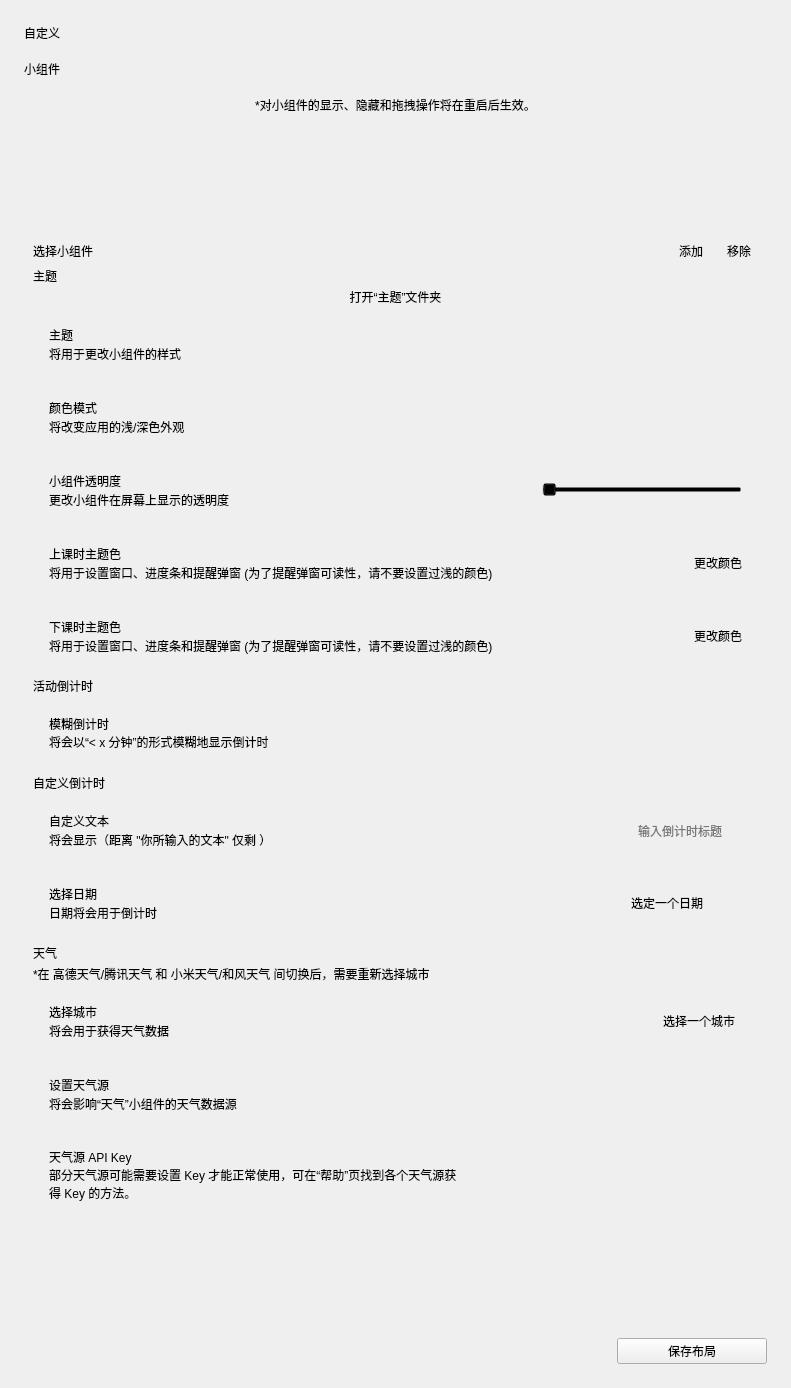
<?xml version="1.0" encoding="UTF-8"?>
<ui version="4.0">
 <class>Form</class>
 <widget class="QWidget" name="Form">
  <property name="geometry">
   <rect>
    <x>0</x>
    <y>0</y>
    <width>791</width>
    <height>1388</height>
   </rect>
  </property>
  <property name="windowTitle">
   <string>Form</string>
  </property>
  <layout class="QVBoxLayout" name="verticalLayout_2">
   <property name="spacing">
    <number>18</number>
   </property>
   <property name="leftMargin">
    <number>24</number>
   </property>
   <property name="topMargin">
    <number>24</number>
   </property>
   <property name="rightMargin">
    <number>24</number>
   </property>
   <property name="bottomMargin">
    <number>24</number>
   </property>
   <item>
    <widget class="TitleLabel" name="TitleLabel">
     <property name="text">
      <string>自定义</string>
     </property>
    </widget>
   </item>
   <item>
    <widget class="SubtitleLabel" name="SubtitleLabel">
     <property name="text">
      <string>小组件</string>
     </property>
    </widget>
   </item>
   <item>
    <layout class="QHBoxLayout" name="widgets_preview">
     <property name="spacing">
      <number>0</number>
     </property>
     <property name="sizeConstraint">
      <enum>QLayout::SetFixedSize</enum>
     </property>
    </layout>
   </item>
   <item>
    <widget class="CaptionLabel" name="CaptionLabel_3">
     <property name="text">
      <string>*对小组件的显示、隐藏和拖拽操作将在重启后生效。</string>
     </property>
     <property name="alignment">
      <set>Qt::AlignCenter</set>
     </property>
     <property name="wordWrap">
      <bool>true</bool>
     </property>
    </widget>
   </item>
   <item>
    <widget class="SmoothScrollArea" name="SmoothScrollArea">
     <property name="styleSheet">
      <string notr="true">background: transparent; border: none</string>
     </property>
     <property name="widgetResizable">
      <bool>true</bool>
     </property>
     <widget class="QWidget" name="scrollAreaWidgetContents">
      <property name="geometry">
       <rect>
        <x>0</x>
        <y>0</y>
        <width>743</width>
        <height>1187</height>
       </rect>
      </property>
      <layout class="QVBoxLayout" name="verticalLayout_9">
       <item>
        <widget class="ListWidget" name="widgets_list">
         <property name="sizePolicy">
          <sizepolicy hsizetype="Expanding" vsizetype="MinimumExpanding">
           <horstretch>0</horstretch>
           <verstretch>0</verstretch>
          </sizepolicy>
         </property>
         <property name="sizeAdjustPolicy">
          <enum>QAbstractScrollArea::AdjustToContents</enum>
         </property>
         <property name="dragDropMode">
          <enum>QAbstractItemView::DragDrop</enum>
         </property>
         <property name="defaultDropAction">
          <enum>Qt::MoveAction</enum>
         </property>
        </widget>
       </item>
       <item>
        <layout class="QHBoxLayout" name="horizontalLayout_3">
         <property name="spacing">
          <number>10</number>
         </property>
         <item>
          <widget class="BodyLabel" name="BodyLabel">
           <property name="sizePolicy">
            <sizepolicy hsizetype="Maximum" vsizetype="Preferred">
             <horstretch>0</horstretch>
             <verstretch>0</verstretch>
            </sizepolicy>
           </property>
           <property name="text">
            <string>选择小组件</string>
           </property>
          </widget>
         </item>
         <item>
          <widget class="ComboBox" name="widgets_combo">
           <property name="sizePolicy">
            <sizepolicy hsizetype="Expanding" vsizetype="Fixed">
             <horstretch>0</horstretch>
             <verstretch>0</verstretch>
            </sizepolicy>
           </property>
          </widget>
         </item>
         <item>
          <spacer name="horizontalSpacer">
           <property name="orientation">
            <enum>Qt::Horizontal</enum>
           </property>
           <property name="sizeHint" stdset="0">
            <size>
             <width>40</width>
             <height>20</height>
            </size>
           </property>
          </spacer>
         </item>
         <item>
          <widget class="PrimaryPushButton" name="add_widget">
           <property name="text">
            <string>  添加  </string>
           </property>
          </widget>
         </item>
         <item>
          <widget class="PushButton" name="remove_widget">
           <property name="text">
            <string>  移除  </string>
           </property>
          </widget>
         </item>
        </layout>
       </item>
       <item>
        <layout class="QVBoxLayout" name="verticalLayout_3">
         <property name="spacing">
          <number>3</number>
         </property>
         <item>
          <widget class="SubtitleLabel" name="SubtitleLabel_2">
           <property name="text">
            <string>主题</string>
           </property>
           <property name="pixelFontSize" stdset="0">
            <number>18</number>
           </property>
          </widget>
         </item>
         <item>
          <widget class="HyperlinkLabel" name="open_theme_folder">
           <property name="text">
            <string>打开“主题”文件夹</string>
           </property>
          </widget>
         </item>
         <item>
          <widget class="CardWidget" name="CardWidget_4">
           <property name="minimumSize">
            <size>
             <width>0</width>
             <height>70</height>
            </size>
           </property>
           <layout class="QHBoxLayout" name="horizontalLayout_4">
            <property name="leftMargin">
             <number>16</number>
            </property>
            <property name="topMargin">
             <number>16</number>
            </property>
            <property name="rightMargin">
             <number>16</number>
            </property>
            <property name="bottomMargin">
             <number>16</number>
            </property>
            <item>
             <layout class="QVBoxLayout" name="verticalLayout_7">
              <property name="spacing">
               <number>0</number>
              </property>
              <item>
               <widget class="StrongBodyLabel" name="StrongBodyLabel_3">
                <property name="text">
                 <string>主题</string>
                </property>
               </widget>
              </item>
              <item>
               <widget class="CaptionLabel" name="CaptionLabel_5">
                <property name="text">
                 <string>将用于更改小组件的样式</string>
                </property>
                <property name="lightColor" stdset="0">
                 <color alpha="150">
                  <red>0</red>
                  <green>0</green>
                  <blue>0</blue>
                 </color>
                </property>
                <property name="darkColor" stdset="0">
                 <color alpha="200">
                  <red>255</red>
                  <green>255</green>
                  <blue>255</blue>
                 </color>
                </property>
               </widget>
              </item>
             </layout>
            </item>
            <item>
             <widget class="ComboBox" name="combo_theme_select">
              <property name="sizePolicy">
               <sizepolicy hsizetype="Maximum" vsizetype="Fixed">
                <horstretch>0</horstretch>
                <verstretch>0</verstretch>
               </sizepolicy>
              </property>
             </widget>
            </item>
           </layout>
          </widget>
         </item>
         <item>
          <widget class="CardWidget" name="CardWidget_9">
           <property name="minimumSize">
            <size>
             <width>0</width>
             <height>70</height>
            </size>
           </property>
           <layout class="QHBoxLayout" name="horizontalLayout_11">
            <property name="leftMargin">
             <number>16</number>
            </property>
            <property name="topMargin">
             <number>16</number>
            </property>
            <property name="rightMargin">
             <number>16</number>
            </property>
            <property name="bottomMargin">
             <number>16</number>
            </property>
            <item>
             <layout class="QVBoxLayout" name="verticalLayout_15">
              <property name="spacing">
               <number>0</number>
              </property>
              <item>
               <widget class="StrongBodyLabel" name="StrongBodyLabel_9">
                <property name="text">
                 <string>颜色模式</string>
                </property>
               </widget>
              </item>
              <item>
               <widget class="CaptionLabel" name="CaptionLabel_10">
                <property name="text">
                 <string>将改变应用的浅/深色外观</string>
                </property>
                <property name="lightColor" stdset="0">
                 <color alpha="150">
                  <red>0</red>
                  <green>0</green>
                  <blue>0</blue>
                 </color>
                </property>
                <property name="darkColor" stdset="0">
                 <color alpha="200">
                  <red>255</red>
                  <green>255</green>
                  <blue>255</blue>
                 </color>
                </property>
               </widget>
              </item>
             </layout>
            </item>
            <item>
             <widget class="ComboBox" name="combo_color_mode">
              <property name="sizePolicy">
               <sizepolicy hsizetype="Maximum" vsizetype="Fixed">
                <horstretch>0</horstretch>
                <verstretch>0</verstretch>
               </sizepolicy>
              </property>
             </widget>
            </item>
           </layout>
          </widget>
         </item>
         <item>
          <widget class="CardWidget" name="CardWidget_10">
           <property name="minimumSize">
            <size>
             <width>0</width>
             <height>70</height>
            </size>
           </property>
           <layout class="QHBoxLayout" name="horizontalLayout_12">
            <property name="leftMargin">
             <number>16</number>
            </property>
            <property name="topMargin">
             <number>16</number>
            </property>
            <property name="rightMargin">
             <number>16</number>
            </property>
            <property name="bottomMargin">
             <number>16</number>
            </property>
            <item>
             <layout class="QVBoxLayout" name="verticalLayout_16">
              <property name="spacing">
               <number>0</number>
              </property>
              <item>
               <widget class="StrongBodyLabel" name="StrongBodyLabel_11">
                <property name="text">
                 <string>小组件透明度</string>
                </property>
               </widget>
              </item>
              <item>
               <widget class="CaptionLabel" name="CaptionLabel_11">
                <property name="text">
                 <string>更改小组件在屏幕上显示的透明度</string>
                </property>
                <property name="lightColor" stdset="0">
                 <color alpha="150">
                  <red>0</red>
                  <green>0</green>
                  <blue>0</blue>
                 </color>
                </property>
                <property name="darkColor" stdset="0">
                 <color alpha="200">
                  <red>255</red>
                  <green>255</green>
                  <blue>255</blue>
                 </color>
                </property>
               </widget>
              </item>
             </layout>
            </item>
            <item>
             <widget class="Slider" name="slider_opacity">
              <property name="sizePolicy">
               <sizepolicy hsizetype="Expanding" vsizetype="Fixed">
                <horstretch>0</horstretch>
                <verstretch>0</verstretch>
               </sizepolicy>
              </property>
              <property name="minimumSize">
               <size>
                <width>100</width>
                <height>0</height>
               </size>
              </property>
              <property name="maximumSize">
               <size>
                <width>200</width>
                <height>16777215</height>
               </size>
              </property>
              <property name="orientation">
               <enum>Qt::Horizontal</enum>
              </property>
             </widget>
            </item>
           </layout>
          </widget>
         </item>
         <item>
          <widget class="CardWidget" name="CardWidget_5">
           <property name="minimumSize">
            <size>
             <width>0</width>
             <height>70</height>
            </size>
           </property>
           <layout class="QHBoxLayout" name="horizontalLayout_8">
            <property name="leftMargin">
             <number>16</number>
            </property>
            <property name="topMargin">
             <number>16</number>
            </property>
            <property name="rightMargin">
             <number>16</number>
            </property>
            <property name="bottomMargin">
             <number>16</number>
            </property>
            <item>
             <layout class="QVBoxLayout" name="verticalLayout_10">
              <property name="spacing">
               <number>0</number>
              </property>
              <item>
               <widget class="StrongBodyLabel" name="StrongBodyLabel_7">
                <property name="text">
                 <string>上课时主题色</string>
                </property>
               </widget>
              </item>
              <item>
               <widget class="CaptionLabel" name="CaptionLabel_7">
                <property name="text">
                 <string>将用于设置窗口、进度条和提醒弹窗 (为了提醒弹窗可读性，请不要设置过浅的颜色)</string>
                </property>
                <property name="wordWrap">
                 <bool>true</bool>
                </property>
                <property name="lightColor" stdset="0">
                 <color alpha="150">
                  <red>0</red>
                  <green>0</green>
                  <blue>0</blue>
                 </color>
                </property>
                <property name="darkColor" stdset="0">
                 <color alpha="200">
                  <red>255</red>
                  <green>255</green>
                  <blue>255</blue>
                 </color>
                </property>
               </widget>
              </item>
             </layout>
            </item>
            <item>
             <widget class="PushButton" name="set_ac_color">
              <property name="sizePolicy">
               <sizepolicy hsizetype="Maximum" vsizetype="Fixed">
                <horstretch>0</horstretch>
                <verstretch>0</verstretch>
               </sizepolicy>
              </property>
              <property name="text">
               <string>更改颜色</string>
              </property>
             </widget>
            </item>
           </layout>
          </widget>
         </item>
         <item>
          <widget class="CardWidget" name="CardWidget_7">
           <property name="minimumSize">
            <size>
             <width>0</width>
             <height>70</height>
            </size>
           </property>
           <layout class="QHBoxLayout" name="horizontalLayout_7">
            <property name="leftMargin">
             <number>16</number>
            </property>
            <property name="topMargin">
             <number>16</number>
            </property>
            <property name="rightMargin">
             <number>16</number>
            </property>
            <property name="bottomMargin">
             <number>16</number>
            </property>
            <item>
             <layout class="QVBoxLayout" name="verticalLayout_8">
              <property name="spacing">
               <number>0</number>
              </property>
              <item>
               <widget class="StrongBodyLabel" name="StrongBodyLabel_4">
                <property name="text">
                 <string>下课时主题色</string>
                </property>
               </widget>
              </item>
              <item>
               <widget class="CaptionLabel" name="CaptionLabel_6">
                <property name="text">
                 <string>将用于设置窗口、进度条和提醒弹窗 (为了提醒弹窗可读性，请不要设置过浅的颜色)</string>
                </property>
                <property name="wordWrap">
                 <bool>true</bool>
                </property>
                <property name="lightColor" stdset="0">
                 <color alpha="150">
                  <red>0</red>
                  <green>0</green>
                  <blue>0</blue>
                 </color>
                </property>
                <property name="darkColor" stdset="0">
                 <color alpha="200">
                  <red>255</red>
                  <green>255</green>
                  <blue>255</blue>
                 </color>
                </property>
               </widget>
              </item>
             </layout>
            </item>
            <item>
             <widget class="PushButton" name="set_fc_color">
              <property name="sizePolicy">
               <sizepolicy hsizetype="Maximum" vsizetype="Fixed">
                <horstretch>0</horstretch>
                <verstretch>0</verstretch>
               </sizepolicy>
              </property>
              <property name="text">
               <string>更改颜色</string>
              </property>
             </widget>
            </item>
           </layout>
          </widget>
         </item>
        </layout>
       </item>
       <item>
        <layout class="QVBoxLayout" name="verticalLayout_11">
         <property name="spacing">
          <number>3</number>
         </property>
         <item>
          <widget class="SubtitleLabel" name="SubtitleLabel_4">
           <property name="text">
            <string>活动倒计时</string>
           </property>
           <property name="pixelFontSize" stdset="0">
            <number>18</number>
           </property>
          </widget>
         </item>
         <item>
          <widget class="CardWidget" name="CardWidget_2">
           <property name="minimumSize">
            <size>
             <width>0</width>
             <height>70</height>
            </size>
           </property>
           <layout class="QHBoxLayout" name="horizontalLayout_6">
            <property name="leftMargin">
             <number>16</number>
            </property>
            <property name="topMargin">
             <number>16</number>
            </property>
            <property name="rightMargin">
             <number>16</number>
            </property>
            <property name="bottomMargin">
             <number>16</number>
            </property>
            <item>
             <layout class="QVBoxLayout" name="verticalLayout_4">
              <property name="spacing">
               <number>0</number>
              </property>
              <item>
               <widget class="StrongBodyLabel" name="StrongBodyLabel_2">
                <property name="text">
                 <string>模糊倒计时</string>
                </property>
               </widget>
              </item>
              <item>
               <widget class="CaptionLabel" name="CaptionLabel_4">
                <property name="text">
                 <string>将会以“&lt; x 分钟”的形式模糊地显示倒计时</string>
                </property>
                <property name="lightColor" stdset="0">
                 <color alpha="150">
                  <red>0</red>
                  <green>0</green>
                  <blue>0</blue>
                 </color>
                </property>
                <property name="darkColor" stdset="0">
                 <color alpha="200">
                  <red>255</red>
                  <green>255</green>
                  <blue>255</blue>
                 </color>
                </property>
               </widget>
              </item>
             </layout>
            </item>
            <item>
             <widget class="SwitchButton" name="switch_blur_countdown">
              <property name="sizePolicy">
               <sizepolicy hsizetype="Maximum" vsizetype="Preferred">
                <horstretch>0</horstretch>
                <verstretch>0</verstretch>
               </sizepolicy>
              </property>
             </widget>
            </item>
           </layout>
          </widget>
         </item>
        </layout>
       </item>
       <item>
        <layout class="QVBoxLayout" name="verticalLayout_5">
         <property name="spacing">
          <number>3</number>
         </property>
         <item>
          <widget class="SubtitleLabel" name="SubtitleLabel_3">
           <property name="text">
            <string>自定义倒计时</string>
           </property>
           <property name="pixelFontSize" stdset="0">
            <number>18</number>
           </property>
          </widget>
         </item>
         <item>
          <widget class="CardWidget" name="CardWidget">
           <property name="minimumSize">
            <size>
             <width>0</width>
             <height>70</height>
            </size>
           </property>
           <layout class="QHBoxLayout" name="horizontalLayout">
            <property name="leftMargin">
             <number>16</number>
            </property>
            <property name="topMargin">
             <number>16</number>
            </property>
            <property name="rightMargin">
             <number>16</number>
            </property>
            <property name="bottomMargin">
             <number>16</number>
            </property>
            <item>
             <layout class="QVBoxLayout" name="verticalLayout">
              <property name="spacing">
               <number>0</number>
              </property>
              <item>
               <widget class="StrongBodyLabel" name="StrongBodyLabel">
                <property name="text">
                 <string>自定义文本</string>
                </property>
               </widget>
              </item>
              <item>
               <widget class="CaptionLabel" name="CaptionLabel">
                <property name="text">
                 <string>将会显示（距离 &quot;你所输入的文本&quot; 仅剩 ）</string>
                </property>
                <property name="lightColor" stdset="0">
                 <color alpha="150">
                  <red>0</red>
                  <green>0</green>
                  <blue>0</blue>
                 </color>
                </property>
                <property name="darkColor" stdset="0">
                 <color alpha="200">
                  <red>255</red>
                  <green>255</green>
                  <blue>255</blue>
                 </color>
                </property>
               </widget>
              </item>
             </layout>
            </item>
            <item>
             <widget class="LineEdit" name="set_wcc_title">
              <property name="sizePolicy">
               <sizepolicy hsizetype="Maximum" vsizetype="Fixed">
                <horstretch>0</horstretch>
                <verstretch>0</verstretch>
               </sizepolicy>
              </property>
              <property name="placeholderText">
               <string>输入倒计时标题</string>
              </property>
             </widget>
            </item>
           </layout>
          </widget>
         </item>
         <item>
          <widget class="CardWidget" name="CardWidget_3">
           <property name="minimumSize">
            <size>
             <width>0</width>
             <height>70</height>
            </size>
           </property>
           <layout class="QHBoxLayout" name="horizontalLayout_5">
            <property name="leftMargin">
             <number>16</number>
            </property>
            <property name="topMargin">
             <number>16</number>
            </property>
            <property name="rightMargin">
             <number>16</number>
            </property>
            <property name="bottomMargin">
             <number>16</number>
            </property>
            <item>
             <layout class="QVBoxLayout" name="verticalLayout_6">
              <property name="spacing">
               <number>0</number>
              </property>
              <item>
               <widget class="StrongBodyLabel" name="StrongBodyLabel_5">
                <property name="text">
                 <string>选择日期</string>
                </property>
               </widget>
              </item>
              <item>
               <widget class="CaptionLabel" name="CaptionLabel_2">
                <property name="text">
                 <string>日期将会用于倒计时</string>
                </property>
                <property name="lightColor" stdset="0">
                 <color alpha="150">
                  <red>0</red>
                  <green>0</green>
                  <blue>0</blue>
                 </color>
                </property>
                <property name="darkColor" stdset="0">
                 <color alpha="200">
                  <red>255</red>
                  <green>255</green>
                  <blue>255</blue>
                 </color>
                </property>
               </widget>
              </item>
             </layout>
            </item>
            <item>
             <widget class="CalendarPicker" name="set_countdown_date">
              <property name="sizePolicy">
               <sizepolicy hsizetype="Fixed" vsizetype="Fixed">
                <horstretch>0</horstretch>
                <verstretch>0</verstretch>
               </sizepolicy>
              </property>
              <property name="minimumSize">
               <size>
                <width>150</width>
                <height>0</height>
               </size>
              </property>
              <property name="text">
               <string>选定一个日期</string>
              </property>
             </widget>
            </item>
           </layout>
          </widget>
         </item>
        </layout>
       </item>
       <item>
        <layout class="QVBoxLayout" name="verticalLayout_13">
         <property name="spacing">
          <number>3</number>
         </property>
         <item>
          <widget class="SubtitleLabel" name="SubtitleLabel_5">
           <property name="text">
            <string>天气</string>
           </property>
           <property name="pixelFontSize" stdset="0">
            <number>18</number>
           </property>
          </widget>
         </item>
         <item>
          <widget class="CaptionLabel" name="CaptionLabel_16">
           <property name="text">
            <string>*在 高德天气/腾讯天气 和 小米天气/和风天气 间切换后，需要重新选择城市</string>
           </property>
           <property name="wordWrap">
            <bool>true</bool>
           </property>
           <property name="lightColor" stdset="0">
            <color alpha="150">
             <red>0</red>
             <green>0</green>
             <blue>0</blue>
            </color>
           </property>
           <property name="darkColor" stdset="0">
            <color alpha="200">
             <red>255</red>
             <green>255</green>
             <blue>255</blue>
            </color>
           </property>
          </widget>
         </item>
         <item>
          <widget class="CardWidget" name="CardWidget_8">
           <property name="minimumSize">
            <size>
             <width>0</width>
             <height>70</height>
            </size>
           </property>
           <layout class="QHBoxLayout" name="horizontalLayout_10">
            <property name="leftMargin">
             <number>16</number>
            </property>
            <property name="topMargin">
             <number>16</number>
            </property>
            <property name="rightMargin">
             <number>16</number>
            </property>
            <property name="bottomMargin">
             <number>16</number>
            </property>
            <item>
             <layout class="QVBoxLayout" name="verticalLayout_14">
              <property name="spacing">
               <number>0</number>
              </property>
              <item>
               <widget class="StrongBodyLabel" name="StrongBodyLabel_8">
                <property name="text">
                 <string>选择城市</string>
                </property>
               </widget>
              </item>
              <item>
               <widget class="CaptionLabel" name="CaptionLabel_9">
                <property name="text">
                 <string>将会用于获得天气数据</string>
                </property>
                <property name="lightColor" stdset="0">
                 <color alpha="150">
                  <red>0</red>
                  <green>0</green>
                  <blue>0</blue>
                 </color>
                </property>
                <property name="darkColor" stdset="0">
                 <color alpha="200">
                  <red>255</red>
                  <green>255</green>
                  <blue>255</blue>
                 </color>
                </property>
               </widget>
              </item>
             </layout>
            </item>
            <item>
             <widget class="PushButton" name="select_city">
              <property name="sizePolicy">
               <sizepolicy hsizetype="Maximum" vsizetype="Fixed">
                <horstretch>0</horstretch>
                <verstretch>0</verstretch>
               </sizepolicy>
              </property>
              <property name="text">
               <string>  选择一个城市  </string>
              </property>
             </widget>
            </item>
           </layout>
          </widget>
         </item>
         <item>
          <widget class="CardWidget" name="CardWidget_11">
           <property name="minimumSize">
            <size>
             <width>0</width>
             <height>70</height>
            </size>
           </property>
           <layout class="QHBoxLayout" name="horizontalLayout_14">
            <property name="leftMargin">
             <number>16</number>
            </property>
            <property name="topMargin">
             <number>16</number>
            </property>
            <property name="rightMargin">
             <number>16</number>
            </property>
            <property name="bottomMargin">
             <number>16</number>
            </property>
            <item>
             <layout class="QVBoxLayout" name="verticalLayout_18">
              <property name="spacing">
               <number>0</number>
              </property>
              <item>
               <widget class="StrongBodyLabel" name="StrongBodyLabel_12">
                <property name="text">
                 <string>设置天气源</string>
                </property>
               </widget>
              </item>
              <item>
               <widget class="CaptionLabel" name="CaptionLabel_13">
                <property name="text">
                 <string>将会影响“天气”小组件的天气数据源</string>
                </property>
                <property name="lightColor" stdset="0">
                 <color alpha="150">
                  <red>0</red>
                  <green>0</green>
                  <blue>0</blue>
                 </color>
                </property>
                <property name="darkColor" stdset="0">
                 <color alpha="200">
                  <red>255</red>
                  <green>255</green>
                  <blue>255</blue>
                 </color>
                </property>
               </widget>
              </item>
             </layout>
            </item>
            <item>
             <widget class="ComboBox" name="select_weather_api">
              <property name="sizePolicy">
               <sizepolicy hsizetype="Maximum" vsizetype="Fixed">
                <horstretch>0</horstretch>
                <verstretch>0</verstretch>
               </sizepolicy>
              </property>
             </widget>
            </item>
           </layout>
          </widget>
         </item>
         <item>
          <widget class="CardWidget" name="CardWidget_12">
           <property name="minimumSize">
            <size>
             <width>0</width>
             <height>70</height>
            </size>
           </property>
           <layout class="QHBoxLayout" name="horizontalLayout_16">
            <property name="leftMargin">
             <number>16</number>
            </property>
            <property name="topMargin">
             <number>16</number>
            </property>
            <property name="rightMargin">
             <number>16</number>
            </property>
            <property name="bottomMargin">
             <number>16</number>
            </property>
            <item>
             <layout class="QVBoxLayout" name="verticalLayout_20">
              <property name="spacing">
               <number>0</number>
              </property>
              <item>
               <widget class="StrongBodyLabel" name="StrongBodyLabel_14">
                <property name="text">
                 <string>天气源 API Key</string>
                </property>
               </widget>
              </item>
              <item>
               <widget class="CaptionLabel" name="CaptionLabel_15">
                <property name="text">
                 <string>部分天气源可能需要设置 Key 才能正常使用，可在“帮助”页找到各个天气源获得 Key 的方法。</string>
                </property>
                <property name="wordWrap">
                 <bool>true</bool>
                </property>
                <property name="lightColor" stdset="0">
                 <color alpha="150">
                  <red>0</red>
                  <green>0</green>
                  <blue>0</blue>
                 </color>
                </property>
                <property name="darkColor" stdset="0">
                 <color alpha="200">
                  <red>255</red>
                  <green>255</green>
                  <blue>255</blue>
                 </color>
                </property>
               </widget>
              </item>
             </layout>
            </item>
            <item>
             <widget class="LineEdit" name="api_key_edit">
              <property name="sizePolicy">
               <sizepolicy hsizetype="MinimumExpanding" vsizetype="Fixed">
                <horstretch>0</horstretch>
                <verstretch>0</verstretch>
               </sizepolicy>
              </property>
              <property name="maximumSize">
               <size>
                <width>275</width>
                <height>33</height>
               </size>
              </property>
             </widget>
            </item>
           </layout>
          </widget>
         </item>
        </layout>
       </item>
       <item>
        <spacer name="verticalSpacer">
         <property name="orientation">
          <enum>Qt::Vertical</enum>
         </property>
         <property name="sizeHint" stdset="0">
          <size>
           <width>20</width>
           <height>40</height>
          </size>
         </property>
        </spacer>
       </item>
      </layout>
     </widget>
    </widget>
   </item>
   <item>
    <layout class="QHBoxLayout" name="horizontalLayout_2">
     <item>
      <spacer name="horizontalSpacer_2">
       <property name="orientation">
        <enum>Qt::Horizontal</enum>
       </property>
       <property name="sizeHint" stdset="0">
        <size>
         <width>40</width>
         <height>20</height>
        </size>
       </property>
      </spacer>
     </item>
     <item>
      <widget class="PrimaryPushButton" name="save_config">
       <property name="sizePolicy">
        <sizepolicy hsizetype="Maximum" vsizetype="Fixed">
         <horstretch>0</horstretch>
         <verstretch>0</verstretch>
        </sizepolicy>
       </property>
       <property name="minimumSize">
        <size>
         <width>150</width>
         <height>0</height>
        </size>
       </property>
       <property name="text">
        <string>保存布局</string>
       </property>
      </widget>
     </item>
    </layout>
   </item>
  </layout>
 </widget>
 <customwidgets>
  <customwidget>
   <class>ComboBox</class>
   <extends>QPushButton</extends>
   <header>qfluentwidgets</header>
  </customwidget>
  <customwidget>
   <class>PushButton</class>
   <extends>QPushButton</extends>
   <header>qfluentwidgets</header>
  </customwidget>
  <customwidget>
   <class>PrimaryPushButton</class>
   <extends>PushButton</extends>
   <header>qfluentwidgets</header>
  </customwidget>
  <customwidget>
   <class>SwitchButton</class>
   <extends>QWidget</extends>
   <header>qfluentwidgets</header>
  </customwidget>
  <customwidget>
   <class>Slider</class>
   <extends>QSlider</extends>
   <header>qfluentwidgets</header>
  </customwidget>
  <customwidget>
   <class>CardWidget</class>
   <extends>QFrame</extends>
   <header>qfluentwidgets</header>
   <container>1</container>
  </customwidget>
  <customwidget>
   <class>SmoothScrollArea</class>
   <extends>QScrollArea</extends>
   <header>qfluentwidgets</header>
   <container>1</container>
  </customwidget>
  <customwidget>
   <class>CalendarPicker</class>
   <extends>QPushButton</extends>
   <header>qfluentwidgets</header>
  </customwidget>
  <customwidget>
   <class>CaptionLabel</class>
   <extends>QLabel</extends>
   <header>qfluentwidgets</header>
  </customwidget>
  <customwidget>
   <class>BodyLabel</class>
   <extends>QLabel</extends>
   <header>qfluentwidgets</header>
  </customwidget>
  <customwidget>
   <class>StrongBodyLabel</class>
   <extends>QLabel</extends>
   <header>qfluentwidgets</header>
  </customwidget>
  <customwidget>
   <class>SubtitleLabel</class>
   <extends>QLabel</extends>
   <header>qfluentwidgets</header>
  </customwidget>
  <customwidget>
   <class>TitleLabel</class>
   <extends>QLabel</extends>
   <header>qfluentwidgets</header>
  </customwidget>
  <customwidget>
   <class>HyperlinkLabel</class>
   <extends>QPushButton</extends>
   <header>qfluentwidgets</header>
  </customwidget>
  <customwidget>
   <class>LineEdit</class>
   <extends>QLineEdit</extends>
   <header>qfluentwidgets</header>
  </customwidget>
  <customwidget>
   <class>ListWidget</class>
   <extends>QListWidget</extends>
   <header>qfluentwidgets</header>
  </customwidget>
 </customwidgets>
 <resources/>
 <connections/>
</ui>
